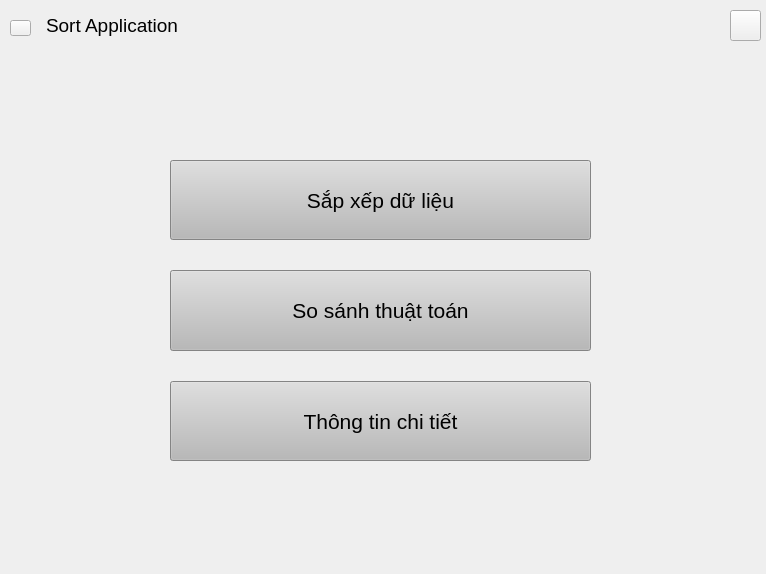
<?xml version="1.0" encoding="UTF-8"?>
<ui version="4.0">
 <class>main_sort</class>
 <widget class="QWidget" name="main_sort">
  <property name="geometry">
   <rect>
    <x>0</x>
    <y>0</y>
    <width>766</width>
    <height>574</height>
   </rect>
  </property>
  <property name="windowTitle">
   <string>Form</string>
  </property>
  <widget class="QPushButton" name="btn_goHome">
   <property name="enabled">
    <bool>true</bool>
   </property>
   <property name="geometry">
    <rect>
     <x>730</x>
     <y>10</y>
     <width>31</width>
     <height>31</height>
    </rect>
   </property>
   <property name="cursor">
    <cursorShape>PointingHandCursor</cursorShape>
   </property>
   <property name="autoFillBackground">
    <bool>false</bool>
   </property>
   <property name="styleSheet">
    <string notr="true">border-image: url(:/image/image/home_icon.png);</string>
   </property>
   <property name="text">
    <string/>
   </property>
  </widget>
  <widget class="QPushButton" name="btn_goBack_mainsort">
   <property name="geometry">
    <rect>
     <x>10</x>
     <y>20</y>
     <width>21</width>
     <height>16</height>
    </rect>
   </property>
   <property name="cursor">
    <cursorShape>PointingHandCursor</cursorShape>
   </property>
   <property name="styleSheet">
    <string notr="true">border-image: url(:/image/image/back.png);</string>
   </property>
   <property name="text">
    <string/>
   </property>
  </widget>
  <widget class="QLabel" name="lblMainSort">
   <property name="geometry">
    <rect>
     <x>46</x>
     <y>9</y>
     <width>165</width>
     <height>32</height>
    </rect>
   </property>
   <property name="font">
    <font>
     <pointsize>14</pointsize>
    </font>
   </property>
   <property name="text">
    <string>Sort Application</string>
   </property>
   <property name="alignment">
    <set>Qt::AlignmentFlag::AlignLeading|Qt::AlignmentFlag::AlignLeft|Qt::AlignmentFlag::AlignVCenter</set>
   </property>
  </widget>
  <widget class="QWidget" name="">
   <property name="geometry">
    <rect>
     <x>0</x>
     <y>160</y>
     <width>761</width>
     <height>301</height>
    </rect>
   </property>
   <layout class="QHBoxLayout" name="horizontalLayout">
    <item>
     <spacer name="horizontalSpacer">
      <property name="orientation">
       <enum>Qt::Orientation::Horizontal</enum>
      </property>
      <property name="sizeType">
       <enum>QSizePolicy::Policy::Fixed</enum>
      </property>
      <property name="sizeHint" stdset="0">
       <size>
        <width>170</width>
        <height>20</height>
       </size>
      </property>
     </spacer>
    </item>
    <item>
     <layout class="QVBoxLayout" name="verticalLayout">
      <property name="spacing">
       <number>30</number>
      </property>
      <property name="leftMargin">
       <number>0</number>
      </property>
      <item>
       <widget class="QPushButton" name="btn_chooseSort">
        <property name="sizePolicy">
         <sizepolicy hsizetype="Minimum" vsizetype="Minimum">
          <horstretch>30</horstretch>
          <verstretch>30</verstretch>
         </sizepolicy>
        </property>
        <property name="minimumSize">
         <size>
          <width>50</width>
          <height>20</height>
         </size>
        </property>
        <property name="font">
         <font>
          <pointsize>16</pointsize>
         </font>
        </property>
        <property name="cursor">
         <cursorShape>PointingHandCursor</cursorShape>
        </property>
        <property name="styleSheet">
         <string notr="true">background-color: rgb(185, 185, 185);
</string>
        </property>
        <property name="text">
         <string>Sắp xếp dữ liệu</string>
        </property>
       </widget>
      </item>
      <item>
       <widget class="QPushButton" name="btn_comparison">
        <property name="sizePolicy">
         <sizepolicy hsizetype="Minimum" vsizetype="Minimum">
          <horstretch>30</horstretch>
          <verstretch>30</verstretch>
         </sizepolicy>
        </property>
        <property name="minimumSize">
         <size>
          <width>50</width>
          <height>20</height>
         </size>
        </property>
        <property name="font">
         <font>
          <pointsize>16</pointsize>
         </font>
        </property>
        <property name="cursor">
         <cursorShape>PointingHandCursor</cursorShape>
        </property>
        <property name="styleSheet">
         <string notr="true">background-color: rgb(185, 185, 185);

</string>
        </property>
        <property name="text">
         <string>So sánh thuật toán</string>
        </property>
       </widget>
      </item>
      <item>
       <widget class="QPushButton" name="btn_information">
        <property name="sizePolicy">
         <sizepolicy hsizetype="Minimum" vsizetype="Minimum">
          <horstretch>30</horstretch>
          <verstretch>30</verstretch>
         </sizepolicy>
        </property>
        <property name="minimumSize">
         <size>
          <width>50</width>
          <height>20</height>
         </size>
        </property>
        <property name="font">
         <font>
          <pointsize>16</pointsize>
         </font>
        </property>
        <property name="cursor">
         <cursorShape>PointingHandCursor</cursorShape>
        </property>
        <property name="styleSheet">
         <string notr="true">background-color: rgb(185, 185, 185);
</string>
        </property>
        <property name="text">
         <string>Thông tin chi tiết</string>
        </property>
       </widget>
      </item>
     </layout>
    </item>
    <item>
     <spacer name="horizontalSpacer_2">
      <property name="orientation">
       <enum>Qt::Orientation::Horizontal</enum>
      </property>
      <property name="sizeType">
       <enum>QSizePolicy::Policy::Fixed</enum>
      </property>
      <property name="sizeHint" stdset="0">
       <size>
        <width>170</width>
        <height>20</height>
       </size>
      </property>
     </spacer>
    </item>
   </layout>
  </widget>
 </widget>
 <resources/>
 <connections/>
</ui>
